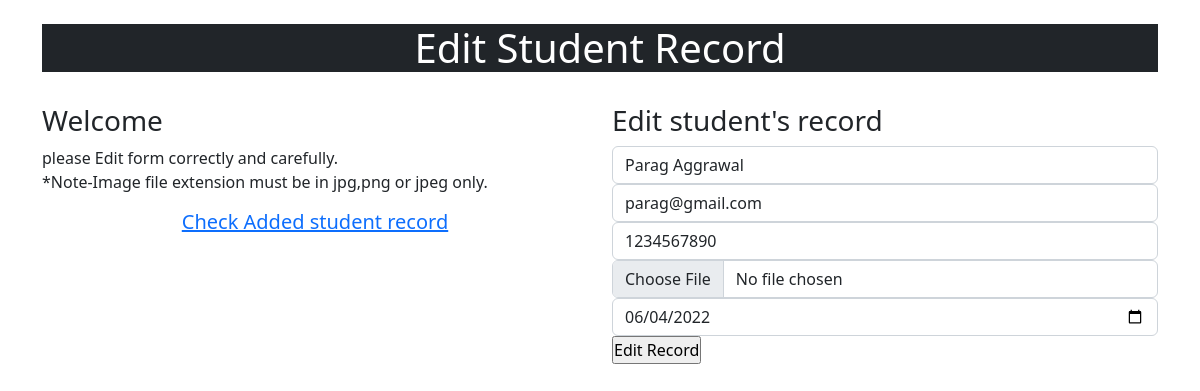
The app's page /edit.php?id=4 with its own data.
### tables this page shows
CREATE TABLE `student` (
  `id` int(255) NOT NULL,
  `name` varchar(255) DEFAULT NULL,
  `email` varchar(255) DEFAULT NULL,
  `phone` varchar(255) DEFAULT NULL,
  `image` varchar(255) DEFAULT NULL,
  `created_at` varchar(50) DEFAULT current_timestamp()
);

### edit.php (the view, shortened to what this page needs)
<!DOCTYPE html>
<html lang="en">
<head>
  <?php include 'links.php'; ?>
</head>
<body>
<div class="container register">
    <br>
    <h1 class="text-white bg-dark text-center">
        Edit Student Record
    </h1>
    <br>
  <div class="row">
    <div class="col-md-6 register-left">
      <h3>Welcome</h3>
      <p>please Edit form correctly and carefully. <br>
      *Note-Image file extension must be in jpg,png or jpeg only.
      </p>
      <h5><a href="display.php">Check Added student record</a></h5>  <br>
    </div>
    <div class="col-md-6 register-right">
      <h3 class="register-heading">Edit student's record</h3>
      <form action="display.php" method="POST" enctype="multipart/form-data">
        <div class="register-form">
        <?php
include 'connection.php';
$ids=$_GET['id'];
$showquery ="select * from student where id={$ids}";
$showdata=mysqli_query($con,$showquery);
$arrdata=mysqli_fetch_array($showdata);
        ?>
            <div class="form-group">
              <input type="text" class="form-control"
              placeholder="enter your name*" name="name"
              value="<?php echo $arrdata['name']; ?>" required>
            </div>
            <div class="form-group">
              <input type="email" class="form-control"
              placeholder="Enter email*" name="email"
              value="<?php echo $arrdata['email']; ?>" required>
            </div>
            <div class="form-group">
              <input type="tel" class="form-control"
              placeholder="Enter Phone*" name="phone"
              value="<?php echo $arrdata['phone']; ?>" required>
            </div>
            <div class="form-group">
              <input type="file" class="form-control"
              placeholder="add image*"
               name="file"
              value="<?php echo $arrdata['image']; ?>" required>
            </div>
            <div class="form-group">
              <input type="date" class="form-control"
              placeholder="Add date" name="date"
              value="<?php echo $arrdata['created_at']; ?>" >
            </div>
            <input type="submit" class="btnRegister"
            name="submit" value="Edit Record">
        </div>
       </form>
    </div>
  </div>
</div>
</body>
</html>

### style.css (style rules this page uses)
* { padding: 0; margin: 0; box-sizing: border-box; }
a { text-decoration: none; display: flex; justify-content: center; }

### records on screen
student: name "Parag Aggrawal", email "parag@gmail.com", phone "1234567890", date "06/04/2022"
